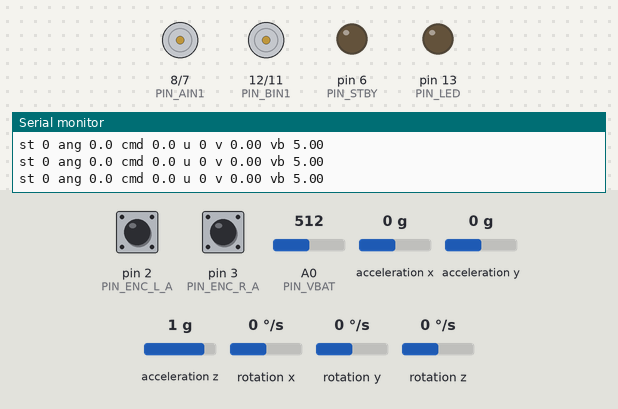
This sketch was run on a simulated Arduino Uno, built with avr-gcc and run on an emulated ATmega328P. Parts: motor-driver pin pairs drawn as motors (green arrow = first pin HIGH = forward, orange = second pin HIGH = backward, longer = more drive, scaled by the enable pin, stopped while the standby pin is LOW), output pins drawn as LEDs (lit = HIGH), the last lines printed to the serial monitor. Wiring (inferred from the names in the program): MPU-6050 motion sensor at I2C address 0x68. The inputs (shaded band) are chosen by the test bench; at power-on: A0 (PIN_VBAT) = 512, acceleration x 0 g, pin 2 (PIN_ENC_L_A) HIGH, pin 3 (PIN_ENC_R_A) HIGH, acceleration y 0 g, acceleration z 1 g, rotation x 0 °/s, rotation y 0 °/s, rotation z 0 °/s.

Above: at 4.6 s.
4.7 s: A0 (PIN_VBAT) set to 682
7.7 s: A0 (PIN_VBAT) set to 716
At 9.7 s:
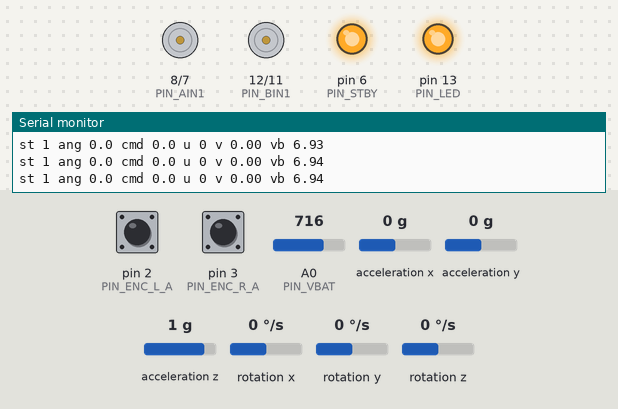
10.0 s: acceleration x set to -1.4 g
At 10.15 s:
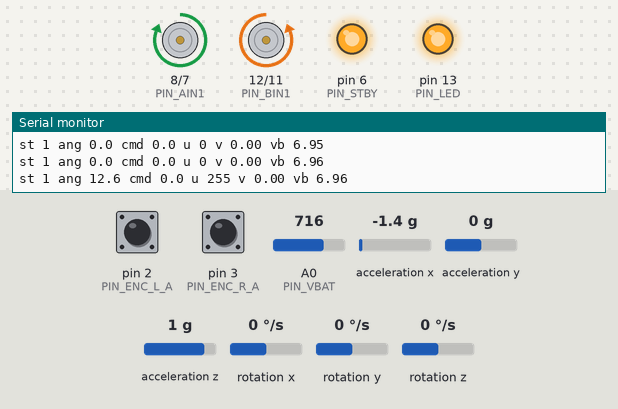
At 10.9 s:
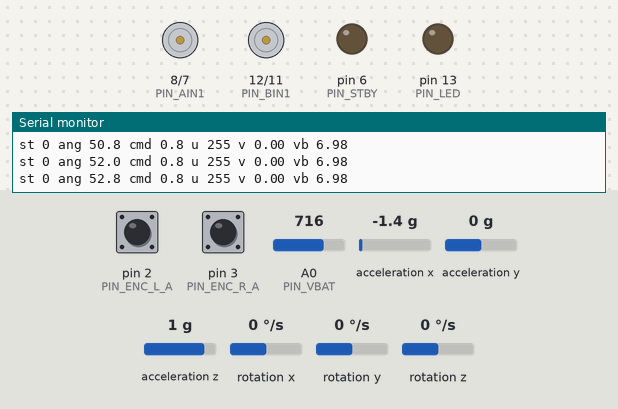
Timing chart, 0 to 12.7 s (numbered marks = the images above; inputs shaded):
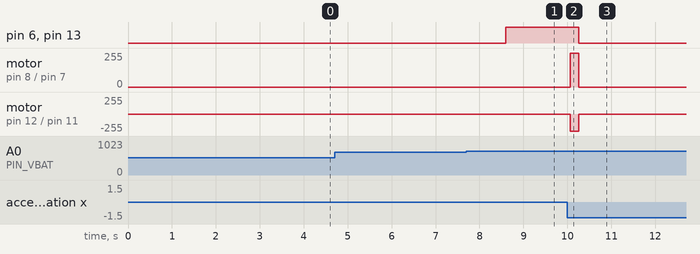

Measured:
- the behaviour switches between 700 and 701 on A0 (PIN_VBAT) (found by bisection; images 0 and 1)
- after the input at 7.7 s, pin 6 (PIN_STBY), pin 13 (PIN_LED): LOW → HIGH after 0.89 s
- after the input at 10.0 s, pin 6 (PIN_STBY), pin 13 (PIN_LED): HIGH → LOW after 0.26 s

The sketch:

Balancingrobot.ino
```cpp
/*
  Self-balancing robot
  Arduino Uno + GY-521 (MPU-6050) + TB6612FNG + 2x JGA25-370 12 V motors with encoders

  Behaviour:
    1. Hold the robot upright. After 0.6 s the motors start and it balances.
    2. When it has been stable for 3 s, it drives forward a fixed distance.
    3. It checks that it is stable again, then drives backward the same distance.
    4. It waits until stable for 3 s again, and repeats from step 2.
  If it falls over (tilt > FALL_ANGLE_DEG) the motors switch off and it waits to be picked up.

  Pins follow the wiring sheet (balancing_robot_wiring.xlsx).

  FIRST USE: set BRINGUP_MODE to 1, then 2, then 0 (see the comments next to it).
  All gains below are STARTING GUESSES. Tuning will be made after initial startup (115200 baud):
    p            print all parameters
    kp 25        set a parameter (kp, ki, kd, kvp, kvi, ks, off, vdrive)
*/

#include <Wire.h>
#include <string.h>
#include <stdlib.h>
#include <math.h>

// ======================= PINS =======================
const uint8_t PIN_ENC_L_A = 2;   // INT0
const uint8_t PIN_ENC_R_A = 3;   // INT1
const uint8_t PIN_ENC_L_B = 4;
const uint8_t PIN_ENC_R_B = 5;
const uint8_t PIN_STBY = 6;
const uint8_t PIN_AIN2 = 7;
const uint8_t PIN_AIN1 = 8;
const uint8_t PIN_PWMA = 9;      // left motor speed
const uint8_t PIN_PWMB = 10;     // right motor speed
const uint8_t PIN_BIN2 = 11;
const uint8_t PIN_BIN1 = 12;
const uint8_t PIN_LED = 13;
const uint8_t PIN_VBAT = A0;     // battery divider 10k + 10k

// ======================= USER SETTINGS =======================
// 0 = run the robot
// 1 = print IMU angle only (motors off): check the signs below
// 2 = motor and encoder test (lift the wheels off the ground!)
#define BRINGUP_MODE 0

#define USE_BATTERY_SENSE 1   // set 0 if the A0 divider is not fitted
#define TELEMETRY 1           // print status 10 times per second
#define HIGH_FREQ_PWM 1       // 31 kHz PWM on pins 9 and 10 (silent, smoother)

// IMU orientation. Axes: 0 = X, 1 = Y, 2 = Z of the GY-521 board.
#define AXIS_UP 2             // accelerometer axis pointing up when the robot is upright
#define AXIS_FWD 0            // accelerometer axis pointing in the driving direction
#define AXIS_GYRO 1           // gyro axis that rotates about the wheel axle
#define SIGN_ACC_UP 1
#define SIGN_ACC_FWD -1
#define SIGN_GYRO 1
// Check in BRINGUP_MODE 1: leaning the robot FORWARD must give a POSITIVE angle,
// and the rate must be positive while you tilt it forward. Flip a sign (or change an axis) if not.

// Motors and encoders. Motors are mounted mirrored, so the right one is usually inverted.
// Check in BRINGUP_MODE 2: positive command -> wheel turns forward and the count goes UP.
#define MOTOR_L_INVERT 0
#define MOTOR_R_INVERT 1
#define ENC_L_SIGN 1
#define ENC_R_SIGN -1

// Geometry. COUNTS_PER_WHEEL_REV is a PLACEHOLDER: measure it in BRINGUP_MODE 2
// (turn a wheel exactly one revolution by hand and read the count).
const float WHEEL_DIAMETER_MM = 65.0f;
const float COUNTS_PER_WHEEL_REV = 748.0f;
const float MOVE_DISTANCE_MM = 300.0f;

// ======================= TUNABLE PARAMETERS (also changeable over serial) =======================
float KP = 22.0f;            // PWM per degree of tilt error
float KI = 0.0f;            // PWM per degree*second (usually leave at 0)
float KD = 0.9f;            // PWM per deg/s of tilt rate
float KVP = 4.0f;           // tilt command (deg) per rev/s of speed error
float KVI = 2.0f;           // tilt command (deg) per revolution of position error (holds position)
float KS = 20.0f;           // steering correction, PWM per revolution of wheel difference
float ANGLE_OFFSET = 0.0f;  // balance point in degrees (centre of mass trim)
float V_DRIVE_RPS = 0.8f;   // driving speed in wheel revolutions per second

// ======================= OTHER CONSTANTS =======================
const uint32_t LOOP_US = 5000;           // 200 Hz control loop
const float ALPHA = 0.98f;               // complementary filter
const float FALL_ANGLE_DEG = 35.0f;      // motors off beyond this tilt
const float START_ANGLE_DEG = 3.0f;      // must be this upright to start
const uint32_t START_HOLD_MS = 600;
const float MAX_TILT_CMD_DEG = 6.0f;
const float SPEED_INT_MAX = 0.6f;        // revolutions
const float ANGLE_INT_MAX = 100.0f;
const float STEER_MAX = 40.0f;
const float MOTOR_DEADBAND = 20.0f;      // PWM below which the motors do not turn
const float V_RAMP = 1.5f;               // rev/s^2 speed ramp

// "Stable" means: small tilt error, small tilt rate and almost no wheel speed
const float STABLE_ANGLE_DEG = 1.5f;
const float STABLE_RATE_DPS = 12.0f;
const float STABLE_SPEED_RPS = 0.15f;
const uint32_t STABLE_BEFORE_MOVE_MS = 3000;   // stable this long before driving forward
const uint32_t STABLE_AFTER_MOVE_MS = 2000;    // stable this long after forward, before backward
const uint32_t MOVE_TIMEOUT_MS = 6000;

const float VBAT_NOMINAL = 7.4f;
const float VBAT_MIN = 6.4f;             // stop below this (protects the cells)

const uint8_t MPU_ADDR = 0x68;

// ======================= STATE =======================
enum State { ST_IDLE, ST_HOLD, ST_FWD, ST_CHECK, ST_BACK };
State state = ST_IDLE;

float acc[3], gyr[3];
float gyroBias[3] = {0, 0, 0};
float angle = 0, gyroRate = 0;

volatile long countL = 0, countR = 0;
float posRev = 0, posL = 0, posR = 0;
float speedFilt = 0, lastPosForSpeed = 0, speedTime = 0;

float vSet = 0, vTarget = 0, speedInt = 0, angInt = 0, tiltCmd = 0, lastU = 0;
float moveStartPos = 0;
const float DIST_REV = MOVE_DISTANCE_MM / (PI * WHEEL_DIAMETER_MM);

uint32_t lastLoopUs = 0, stateSince = 0, stableSince = 0, idleOkSince = 0, lastTelemMs = 0;
float vbatF = 7.4f;
bool lowBattery = false;
uint8_t batDiv = 0;

// ======================= PARAMETER TABLE =======================
struct Param { const char *name; float *ptr; };
Param params[] = {
  {"kp", &KP}, {"ki", &KI}, {"kd", &KD}, {"kvp", &KVP},
  {"kvi", &KVI}, {"ks", &KS}, {"off", &ANGLE_OFFSET}, {"vdrive", &V_DRIVE_RPS}
};
const uint8_t NPARAMS = sizeof(params) / sizeof(params[0]);

// ======================= ENCODER INTERRUPTS =======================
void isrLeft() {
  if (digitalRead(PIN_ENC_L_A) == digitalRead(PIN_ENC_L_B)) countL++; else countL--;
}
void isrRight() {
  if (digitalRead(PIN_ENC_R_A) == digitalRead(PIN_ENC_R_B)) countR++; else countR--;
}
long readCount(volatile long &c) {
  noInterrupts(); long v = c; interrupts(); return v;
}

// ======================= MOTORS =======================
void motorsOff() {
  digitalWrite(PIN_STBY, LOW);
  analogWrite(PIN_PWMA, 0);
  analogWrite(PIN_PWMB, 0);
  digitalWrite(PIN_LED, LOW);
}

// cmd: -255..255, positive = robot forward
void setMotor(bool left, float cmd) {
  if (left && MOTOR_L_INVERT) cmd = -cmd;
  if (!left && MOTOR_R_INVERT) cmd = -cmd;
  bool fwd = cmd >= 0;
  float mag = fabsf(cmd);
  int pwm = 0;
  if (mag >= 1.0f) {
    pwm = (int)(MOTOR_DEADBAND + mag * (255.0f - MOTOR_DEADBAND) / 255.0f);
    if (pwm > 255) pwm = 255;
  }
  uint8_t in1 = left ? PIN_AIN1 : PIN_BIN1;
  uint8_t in2 = left ? PIN_AIN2 : PIN_BIN2;
  uint8_t pw = left ? PIN_PWMA : PIN_PWMB;
  digitalWrite(in1, fwd ? HIGH : LOW);
  digitalWrite(in2, fwd ? LOW : HIGH);
  analogWrite(pw, pwm);
}

// ======================= IMU =======================
void mpuWrite(uint8_t reg, uint8_t val) {
  Wire.beginTransmission(MPU_ADDR); Wire.write(reg); Wire.write(val); Wire.endTransmission();
}

bool readImu(bool applyBias) {
  Wire.beginTransmission(MPU_ADDR);
  Wire.write(0x3B);
  if (Wire.endTransmission(false) != 0) return false;
  if (Wire.requestFrom(MPU_ADDR, (uint8_t)14, (uint8_t)true) != 14) return false;
  int16_t raw[7];
  for (uint8_t i = 0; i < 7; i++) {
    uint8_t hi = Wire.read();
    uint8_t lo = Wire.read();
    raw[i] = (int16_t)((hi << 8) | lo);
  }
  for (uint8_t i = 0; i < 3; i++) {
    acc[i] = raw[i] / 16384.0f;                       // +-2 g
    gyr[i] = raw[4 + i] / 65.5f;                      // +-500 deg/s
    if (applyBias) gyr[i] -= gyroBias[i];
  }
  return true;
}

void calibrateGyro() {
  float sum[3] = {0, 0, 0};
  const int N = 500;
  for (int n = 0; n < N; n++) {
    readImu(false);
    for (uint8_t i = 0; i < 3; i++) sum[i] += gyr[i];
    delay(3);
  }
  for (uint8_t i = 0; i < 3; i++) gyroBias[i] = sum[i] / N;
}

float accelAngle() {
  return atan2f(SIGN_ACC_FWD * acc[AXIS_FWD], SIGN_ACC_UP * acc[AXIS_UP]) * RAD_TO_DEG;
}

void updateAngle(float dt) {
  gyroRate = SIGN_GYRO * gyr[AXIS_GYRO];
  angle = ALPHA * (angle + gyroRate * dt) + (1.0f - ALPHA) * accelAngle();
}

// ======================= SERIAL TUNING =======================
void printParams() {
  for (uint8_t i = 0; i < NPARAMS; i++) {
    Serial.print(params[i].name); Serial.print('='); Serial.println(*params[i].ptr, 3);
  }
}

void parseCommand(char *s) {
  char *name = strtok(s, " ");
  char *val = strtok(NULL, " ");
  if (!name) return;
  if (strcmp(name, "p") == 0) { printParams(); return; }
  if (!val) return;
  float v = atof(val);
  for (uint8_t i = 0; i < NPARAMS; i++) {
    if (strcmp(name, params[i].name) == 0) {
      *params[i].ptr = v;
      Serial.print(name); Serial.print('='); Serial.println(v, 3);
      return;
    }
  }
  Serial.println(F("unknown parameter"));
}

void handleSerial() {
  static char buf[24];
  static uint8_t n = 0;
  while (Serial.available()) {
    char ch = Serial.read();
    if (ch == '\n' || ch == '\r') {
      if (n > 0) { buf[n] = 0; parseCommand(buf); n = 0; }
    } else if (n < sizeof(buf) - 1) {
      buf[n++] = ch;
    }
  }
}

// ======================= STATE MACHINE =======================
void changeState(State s) {
  state = s;
  stateSince = millis();
  stableSince = millis();
  if (s == ST_FWD || s == ST_BACK) moveStartPos = posRev;
  if (s == ST_CHECK || s == ST_HOLD) speedInt = 0;   // new position becomes the reference
}

void startBalancing() {
  noInterrupts(); countL = 0; countR = 0; interrupts();
  posRev = posL = posR = 0;
  lastPosForSpeed = 0; speedTime = 0; speedFilt = 0;
  vSet = vTarget = 0; speedInt = 0; angInt = 0; tiltCmd = 0;
  digitalWrite(PIN_STBY, HIGH);
  digitalWrite(PIN_LED, HIGH);
}

void updateStable() {
  float err = angle - (tiltCmd + ANGLE_OFFSET);
  bool ok = fabsf(err) < STABLE_ANGLE_DEG && fabsf(gyroRate) < STABLE_RATE_DPS &&
            fabsf(speedFilt) < STABLE_SPEED_RPS;
  if (!ok) stableSince = millis();
}

void runStateMachine() {
  uint32_t now = millis();

  if (state != ST_IDLE) {
    if (fabsf(angle) > FALL_ANGLE_DEG || lowBattery) {
      motorsOff();
      changeState(ST_IDLE);
      idleOkSince = now;
      return;
    }
    updateStable();
  }

  switch (state) {
    case ST_IDLE:
      vTarget = 0;
      if (!lowBattery && fabsf(angle) < START_ANGLE_DEG) {
        if (now - idleOkSince >= START_HOLD_MS) { startBalancing(); changeState(ST_HOLD); }
      } else {
        idleOkSince = now;
      }
      break;

    case ST_HOLD:                       // balance and wait until stable for 3 s
      vTarget = 0;
      if (now - stableSince >= STABLE_BEFORE_MOVE_MS) changeState(ST_FWD);
      break;

    case ST_FWD:                        // drive forward
      vTarget = V_DRIVE_RPS;
      if (posRev - moveStartPos >= DIST_REV || now - stateSince > MOVE_TIMEOUT_MS) changeState(ST_CHECK);
      break;

    case ST_CHECK:                      // still stable after the move?
      vTarget = 0;
      if (now - stableSince >= STABLE_AFTER_MOVE_MS) changeState(ST_BACK);
      break;

    case ST_BACK:                       // drive backward
      vTarget = -V_DRIVE_RPS;
      if (moveStartPos - posRev >= DIST_REV || now - stateSince > MOVE_TIMEOUT_MS) changeState(ST_HOLD);
      break;
  }
}

// ======================= CONTROL =======================
void updatePositionAndSpeed(float dt) {
  long cl = ENC_L_SIGN * readCount(countL);
  long cr = ENC_R_SIGN * readCount(countR);
  posL = cl / COUNTS_PER_WHEEL_REV;
  posR = cr / COUNTS_PER_WHEEL_REV;
  posRev = 0.5f * (posL + posR);
  speedTime += dt;
  if (speedTime >= 0.02f) {                         // speed every 20 ms
    float raw = (posRev - lastPosForSpeed) / speedTime;
    lastPosForSpeed = posRev;
    speedTime = 0;
    speedFilt += 0.3f * (raw - speedFilt);
  }
}

void updateBattery() {
#if USE_BATTERY_SENSE
  if (++batDiv < 20) return;                        // every 100 ms
  batDiv = 0;
  float v = analogRead(PIN_VBAT) * (5.0f / 1023.0f) * 2.0f;
  vbatF += 0.1f * (v - vbatF);
  if (vbatF < VBAT_MIN) lowBattery = true;
  else if (vbatF > VBAT_MIN + 0.3f) lowBattery = false;
#endif
}

void balanceControl(float dt) {
  // speed ramp
  float dv = V_RAMP * dt;
  if (vSet < vTarget) vSet = fminf(vSet + dv, vTarget);
  else vSet = fmaxf(vSet - dv, vTarget);

  // outer loop: speed/position -> tilt command
  float vErr = vSet - speedFilt;
  speedInt += vErr * dt;
  speedInt = constrain(speedInt, -SPEED_INT_MAX, SPEED_INT_MAX);
  tiltCmd = constrain(KVP * vErr + KVI * speedInt, -MAX_TILT_CMD_DEG, MAX_TILT_CMD_DEG);

  // inner loop: tilt -> motor command
  float err = angle - (tiltCmd + ANGLE_OFFSET);
  angInt += err * dt;
  angInt = constrain(angInt, -ANGLE_INT_MAX, ANGLE_INT_MAX);
  float u = KP * err + KI * angInt + KD * gyroRate;
#if USE_BATTERY_SENSE
  u *= constrain(VBAT_NOMINAL / vbatF, 0.8f, 1.4f);   // keep the same strength as the battery drains
#endif
  u = constrain(u, -255.0f, 255.0f);
  lastU = u;

  // keep both wheels together so the robot drives straight
  float steer = constrain(KS * (posL - posR), -STEER_MAX, STEER_MAX);
  setMotor(true, u - steer);
  setMotor(false, u + steer);
}

// ======================= SETUP / LOOP =======================
void setup() {
  pinMode(PIN_STBY, OUTPUT); pinMode(PIN_AIN1, OUTPUT); pinMode(PIN_AIN2, OUTPUT);
  pinMode(PIN_BIN1, OUTPUT); pinMode(PIN_BIN2, OUTPUT);
  pinMode(PIN_PWMA, OUTPUT); pinMode(PIN_PWMB, OUTPUT); pinMode(PIN_LED, OUTPUT);
  pinMode(PIN_ENC_L_A, INPUT_PULLUP); pinMode(PIN_ENC_L_B, INPUT_PULLUP);
  pinMode(PIN_ENC_R_A, INPUT_PULLUP); pinMode(PIN_ENC_R_B, INPUT_PULLUP);
  motorsOff();

#if HIGH_FREQ_PWM && defined(__AVR_ATmega328P__)
  TCCR1B = (TCCR1B & 0xF8) | 0x01;                  // Timer1 (pins 9, 10) -> ~31 kHz
#endif

  Serial.begin(115200);
  Wire.begin();
  Wire.setClock(400000);

  mpuWrite(0x6B, 0x00);   // wake up
  mpuWrite(0x1A, 0x02);   // digital low-pass filter ~94 Hz
  mpuWrite(0x1B, 0x08);   // gyro +-500 deg/s
  mpuWrite(0x1C, 0x00);   // accel +-2 g
  delay(100);

  if (!readImu(false)) {
    Serial.println(F("IMU not found. Check SDA (A4), SCL (A5), power."));
    while (true) { digitalWrite(PIN_LED, !digitalRead(PIN_LED)); delay(100); }
  }

  Serial.println(F("Keep the robot still: calibrating gyro..."));
  calibrateGyro();
  readImu(true);
  angle = accelAngle();

  attachInterrupt(digitalPinToInterrupt(PIN_ENC_L_A), isrLeft, CHANGE);
  attachInterrupt(digitalPinToInterrupt(PIN_ENC_R_A), isrRight, CHANGE);

#if USE_BATTERY_SENSE
  vbatF = analogRead(PIN_VBAT) * (5.0f / 1023.0f) * 2.0f;
#endif

#if BRINGUP_MODE == 2
  Serial.println(F("Motor test: wheels must be in the air."));
  digitalWrite(PIN_STBY, HIGH);
  setMotor(true, 80);  delay(1000); setMotor(true, 0);
  Serial.print(F("Left count after test: ")); Serial.println(ENC_L_SIGN * readCount(countL));
  setMotor(false, 80); delay(1000); setMotor(false, 0);
  Serial.print(F("Right count after test: ")); Serial.println(ENC_R_SIGN * readCount(countR));
  Serial.println(F("Both wheels should have turned FORWARD and both counts should be positive."));
  motorsOff();
#endif

  Serial.println(F("Ready. Type p for parameters."));
  lastLoopUs = micros();
  idleOkSince = millis();
}

void loop() {
  handleSerial();

  uint32_t nowUs = micros();
  if (nowUs - lastLoopUs < LOOP_US) return;
  float dt = (nowUs - lastLoopUs) * 1e-6f;
  lastLoopUs = nowUs;
  if (dt > 0.02f) dt = 0.02f;

  if (!readImu(true)) {                              // I2C failure: stop for safety
    motorsOff();
    changeState(ST_IDLE);
    return;
  }
  updateAngle(dt);

#if BRINGUP_MODE == 1
  static uint32_t t1 = 0;
  if (millis() - t1 > 50) {
    t1 = millis();
    Serial.print(F("angle ")); Serial.print(angle, 1);
    Serial.print(F("  rate ")); Serial.println(gyroRate, 1);
  }
  return;
#elif BRINGUP_MODE == 2
  static uint32_t t2 = 0;
  if (millis() - t2 > 200) {
    t2 = millis();
    Serial.print(F("countL ")); Serial.print(ENC_L_SIGN * readCount(countL));
    Serial.print(F("  countR ")); Serial.println(ENC_R_SIGN * readCount(countR));
  }
  return;
#endif

  updateBattery();
  updatePositionAndSpeed(dt);
  runStateMachine();
  if (state != ST_IDLE) balanceControl(dt);

#if TELEMETRY
  if (millis() - lastTelemMs >= 100) {
    lastTelemMs = millis();
    Serial.print(F("st ")); Serial.print((int)state);
    Serial.print(F(" ang ")); Serial.print(angle, 1);
    Serial.print(F(" cmd ")); Serial.print(tiltCmd, 1);
    Serial.print(F(" u ")); Serial.print(lastU, 0);
    Serial.print(F(" v ")); Serial.print(speedFilt, 2);
    Serial.print(F(" vb ")); Serial.println(vbatF, 2);
  }
#endif
}
```
